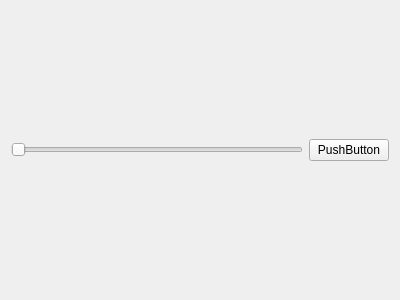
<?xml version="1.0" encoding="UTF-8"?>
<ui version="4.0">
 <class>Form</class>
 <widget class="QWidget" name="Form">
  <property name="geometry">
   <rect>
    <x>0</x>
    <y>0</y>
    <width>400</width>
    <height>300</height>
   </rect>
  </property>
  <property name="windowTitle">
   <string>Form</string>
  </property>
  <layout class="QHBoxLayout" name="horizontalLayout">
   <item>
    <widget class="QSlider" name="horizontalSlider">
     <property name="orientation">
      <enum>Qt::Horizontal</enum>
     </property>
    </widget>
   </item>
   <item>
    <widget class="QPushButton" name="pushButton">
     <property name="text">
      <string>PushButton</string>
     </property>
    </widget>
   </item>
  </layout>
 </widget>
 <resources/>
 <connections/>
</ui>
